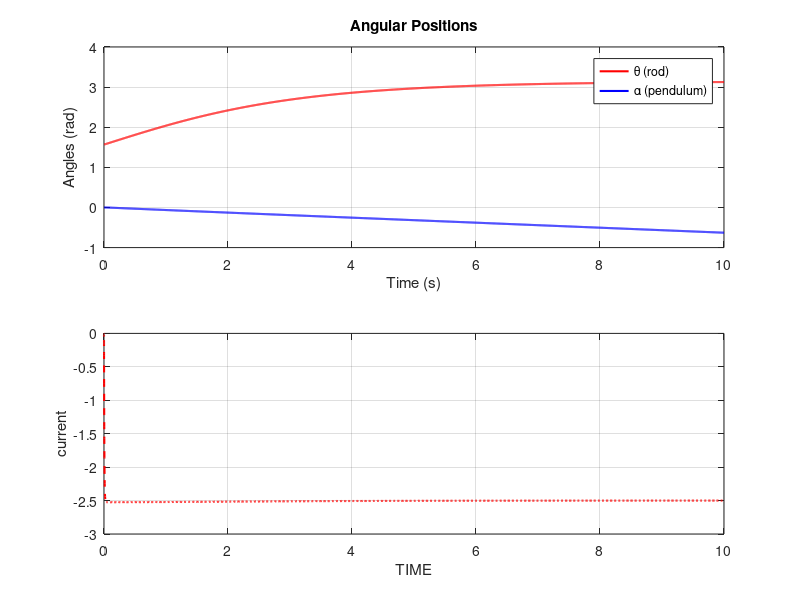
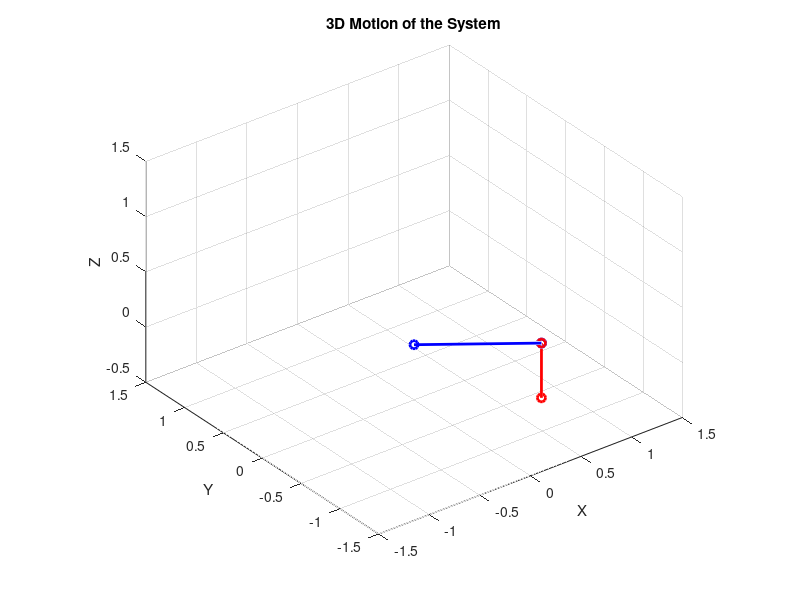

The MATLAB source for these figures, in order:
clc;
function V=Voltage(t,y,mp,d,Ip,Bp,Br,l,Ir,g,R,L,Kt,Ke,Bm)
    K_lqr=(1.0e+03)*[4.5790   -0.0003    2.2914   -0.0125    0.0000];
    if abs(y(1))<pi/6
          V = -K_lqr * y;
    else
        V=5*sign(y(3)*cos(y(1)));        
    end
end

%%differential equations
function dydt=odefun(t,y,mp,d,Ip,Bp,Br,l,Ir,g,R,L,Kt,Ke,Bm)
    
    A=(mp*l*l + mp*d*d*cos(y(1)) + Ir);
    B=mp*l*d*cos(y(1));
    C=(mp*y(3)*y(4)*d*d*sin(2*y(1))) + mp*d*l*sin(y(1))*y(3)*y(3);
    D=(mp*d*(d/2)*sin(2*(y(1)))) + mp*g*d*sin(y(1));
    E=mp*d*d+Ip;
    torque= Kt*y(5) - Bm*y(3);
    

    dydt=zeros(5,1);
    dydt(1)= y(3); %theta
    dydt(2)= y(4); %phi
    dydt(3)= ((torque - Br*y(4))*B - (Bp*y(3))*A - (C*B) + (D*A)) / (E*A) ;    %theta.
    dydt(4)= ((torque-Br*y(4)) - C + B * dydt(3))/A ;     %phi.
    dydt(5) = (Voltage(t,y,mp,d,Ip,Bp,Br,l,Ir,g,R,L,Kt,Ke,Bm) - R*y(5) - Ke*y(3)) / L; %current .


end

function dydt=D(t,y)
    %constants%
        
    mp=1; % mass of pendulum
    d=0.10; %distance of COM of pendulum from piviot
    Ip=0.005; %MOI of pendulum about COM;
    Bp=2; %damping coefficient of pendulum
    Br=4; %damping coefficient of arm
    l=0.3; %length of arm
    Ir=0.01; %MOI of arm wrt piviot
    g=9.81; %gravity
    R = 2.0;    % Resistance
    L = 0.01;   % Inductance
    Kt = 0.1;   % Torque constant
    Ke = 0.1;   % Back-EMF constant
    Bm = 0.01;  % Motor damping 
    dydt=odefun(t,y,mp,d,Ip,Bp,Br,l,Ir,g,R,L,Kt,Ke,Bm);
end


%simulation

y0=[(pi/2) 0 0 0 0];
t1=[0 10];
[t,y]=ode45(@D,t1,y0');


figure;
subplot(2,1,1);
plot(t, y(:,1), 'r', 'LineWidth', 1.5); hold on;
plot(t, y(:,2), 'b', 'LineWidth', 1.5);
xlabel('Time (s)');
ylabel('Angles (rad)');
legend('\theta (rod)', '\alpha (pendulum)');
title('Angular Positions');
grid on;

subplot(2,1,2);
plot(t, y(:,5), 'r--', 'LineWidth', 1.5); hold on;
xlabel("TIME");
ylabel("current");
grid on;




%plot% 

L1 = 1;  % Length of arm
L2 = 0.5; % Length of pendulum

figure;
hold on;
grid on;
axis equal;
xlim([-L1 - L2, L1 + L2]);
ylim([-L1 - L2, L1 + L2]);
zlim([-L2, L1 + L2]);
xlabel('X');
ylabel('Y');
zlabel('Z');
title('3D Motion of the System');
view(3); % Ensure 3D perspective

% Initialize plot elements
line1 = plot3([0 0], [0 0], [0 0], 'bo-', 'LineWidth', 2); % Origin to A
line2 = plot3([0 0], [0 0], [0 0], 'ro-', 'LineWidth', 2); % A to B

for k = 1:length(t)
    % Compute point A
    Ax = L1 * cos(y(k, 2));
    Ay = L1 * sin(y(k, 2));
    Az = 0;

    % Compute point B
    Bx = Ax - L2 * sin(y(k, 1)) * sin(y(k, 2));
    By = Ay + L2 * sin(y(k, 1)) * cos(y(k, 2));
    Bz = (-1)*(Az - L2 * cos(y(k, 1)));

    % Update the lines dynamically
    set(line1, 'XData', [0 Ax], 'YData', [0 Ay], 'ZData', [0 Az]); % Origin to A
    set(line2, 'XData', [Ax Bx], 'YData', [Ay By], 'ZData', [Az Bz]); % A to B

    drawnow; % Update the figure
    pause(0.05); % Slow down animation
end

hold off;